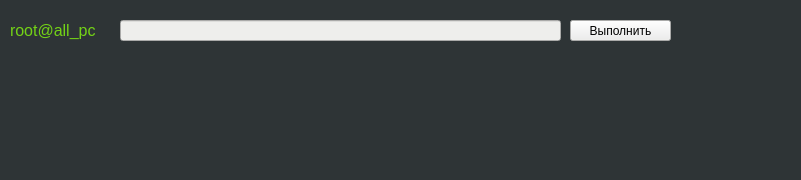
<?xml version="1.0" encoding="UTF-8"?>
<ui version="4.0">
 <class>MainWindow</class>
 <widget class="QMainWindow" name="MainWindow">
  <property name="geometry">
   <rect>
    <x>0</x>
    <y>0</y>
    <width>801</width>
    <height>180</height>
   </rect>
  </property>
  <property name="windowTitle">
   <string>MainWindow</string>
  </property>
  <property name="styleSheet">
   <string notr="true">background-color: rgb(46, 52, 54);</string>
  </property>
  <widget class="QWidget" name="centralwidget">
   <widget class="QLabel" name="label">
    <property name="geometry">
     <rect>
      <x>10</x>
      <y>20</y>
      <width>111</width>
      <height>21</height>
     </rect>
    </property>
    <property name="text">
     <string>&lt;html&gt;&lt;head/&gt;&lt;body&gt;&lt;p&gt;&lt;span style=&quot; font-size:12pt; color:#73d216;&quot;&gt;root@all_pc&lt;/span&gt;&lt;/p&gt;&lt;/body&gt;&lt;/html&gt;</string>
    </property>
   </widget>
   <widget class="QLineEdit" name="lineEdit">
    <property name="geometry">
     <rect>
      <x>120</x>
      <y>20</y>
      <width>441</width>
      <height>21</height>
     </rect>
    </property>
    <property name="styleSheet">
     <string notr="true">background-color: rgb(238, 238, 236);</string>
    </property>
   </widget>
   <widget class="QPushButton" name="pushButton">
    <property name="geometry">
     <rect>
      <x>570</x>
      <y>20</y>
      <width>101</width>
      <height>21</height>
     </rect>
    </property>
    <property name="styleSheet">
     <string notr="true">background-color: rgb(238, 238, 236);</string>
    </property>
    <property name="text">
     <string>Выполнить</string>
    </property>
   </widget>
  </widget>
  <widget class="QStatusBar" name="statusbar"/>
 </widget>
 <resources/>
 <connections/>
</ui>
